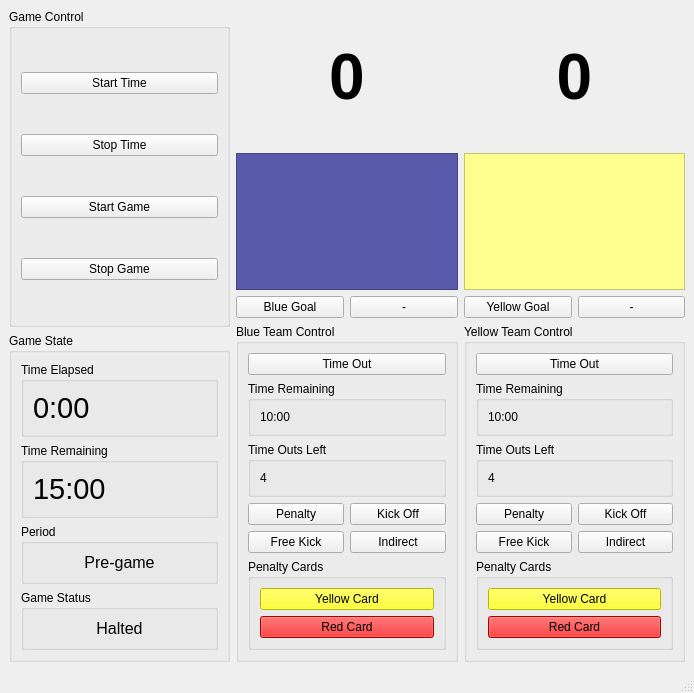
<ui version="4.0" >
 <class>MainWindow</class>
 <widget class="QMainWindow" name="MainWindow" >
  <property name="geometry" >
   <rect>
    <x>0</x>
    <y>0</y>
    <width>694</width>
    <height>693</height>
   </rect>
  </property>
  <property name="windowTitle" >
   <string>MainWindow</string>
  </property>
  <widget class="QWidget" name="centralwidget" >
   <property name="geometry" >
    <rect>
     <x>0</x>
     <y>26</y>
     <width>694</width>
     <height>644</height>
    </rect>
   </property>
   <layout class="QHBoxLayout" name="horizontalLayout_3" >
    <item>
     <layout class="QVBoxLayout" name="verticalLayout_19" >
      <item>
       <widget class="QGroupBox" name="GameControlGroupBox" >
        <property name="title" >
         <string>Game Control</string>
        </property>
        <layout class="QVBoxLayout" name="verticalLayout" >
         <item>
          <widget class="QPushButton" name="StartTimeButton" >
           <property name="text" >
            <string>Start Time</string>
           </property>
          </widget>
         </item>
         <item>
          <widget class="QPushButton" name="StopTimeButton" >
           <property name="text" >
            <string>Stop Time</string>
           </property>
          </widget>
         </item>
         <item>
          <widget class="QPushButton" name="StartGameButton" >
           <property name="text" >
            <string>Start Game</string>
           </property>
          </widget>
         </item>
         <item>
          <widget class="QPushButton" name="StopGameButton" >
           <property name="text" >
            <string>Stop Game</string>
           </property>
          </widget>
         </item>
        </layout>
       </widget>
      </item>
      <item>
       <widget class="QGroupBox" name="GameStateGroup" >
        <property name="title" >
         <string>Game State</string>
        </property>
        <layout class="QVBoxLayout" name="verticalLayout_6" >
         <item>
          <widget class="QGroupBox" name="TimeElapsedGroup" >
           <property name="title" >
            <string>Time Elapsed</string>
           </property>
           <layout class="QVBoxLayout" name="verticalLayout_2" >
            <item>
             <widget class="QLabel" name="TimeElapsedText" >
              <property name="text" >
               <string>&lt;html>&lt;head>&lt;meta name="qrichtext" content="1" />&lt;style type="text/css">
p, li { white-space: pre-wrap; }
&lt;/style>&lt;/head>&lt;body style=" font-family:'Sans Serif'; font-size:9pt; font-weight:400; font-style:normal;">
&lt;p style=" margin-top:0px; margin-bottom:0px; margin-left:0px; margin-right:0px; -qt-block-indent:0; text-indent:0px;">&lt;span style=" font-size:22pt;">0:00&lt;/span>&lt;/p>&lt;/body>&lt;/html></string>
              </property>
             </widget>
            </item>
           </layout>
          </widget>
         </item>
         <item>
          <widget class="QGroupBox" name="TimeRemainingGroup" >
           <property name="title" >
            <string>Time Remaining</string>
           </property>
           <layout class="QVBoxLayout" name="verticalLayout_3" >
            <item>
             <widget class="QLabel" name="TimeRemainingText" >
              <property name="text" >
               <string>&lt;html>&lt;head>&lt;meta name="qrichtext" content="1" />&lt;style type="text/css">
p, li { white-space: pre-wrap; }
&lt;/style>&lt;/head>&lt;body style=" font-family:'Sans Serif'; font-size:9pt; font-weight:400; font-style:normal;">
&lt;p style=" margin-top:0px; margin-bottom:0px; margin-left:0px; margin-right:0px; -qt-block-indent:0; text-indent:0px;">&lt;span style=" font-size:22pt;">15:00&lt;/span>&lt;/p>&lt;/body>&lt;/html></string>
              </property>
             </widget>
            </item>
           </layout>
          </widget>
         </item>
         <item>
          <widget class="QGroupBox" name="PeriodGroup" >
           <property name="title" >
            <string>Period</string>
           </property>
           <layout class="QVBoxLayout" name="verticalLayout_4" >
            <item>
             <widget class="QLabel" name="PeriodText" >
              <property name="text" >
               <string>&lt;html>&lt;head>&lt;meta name="qrichtext" content="1" />&lt;style type="text/css">
p, li { white-space: pre-wrap; }
&lt;/style>&lt;/head>&lt;body style=" font-family:'Sans Serif'; font-size:9pt; font-weight:400; font-style:normal;">
&lt;p style=" margin-top:0px; margin-bottom:0px; margin-left:0px; margin-right:0px; -qt-block-indent:0; text-indent:0px;">&lt;span style=" font-size:12pt;">Pre-game&lt;/span>&lt;/p>&lt;/body>&lt;/html></string>
              </property>
              <property name="alignment" >
               <set>Qt::AlignCenter</set>
              </property>
             </widget>
            </item>
           </layout>
          </widget>
         </item>
         <item>
          <widget class="QGroupBox" name="GameStatusGroup" >
           <property name="title" >
            <string>Game Status</string>
           </property>
           <layout class="QVBoxLayout" name="verticalLayout_5" >
            <item>
             <widget class="QLabel" name="GameStatusText" >
              <property name="text" >
               <string>&lt;html>&lt;head>&lt;meta name="qrichtext" content="1" />&lt;style type="text/css">
p, li { white-space: pre-wrap; }
&lt;/style>&lt;/head>&lt;body style=" font-family:'Sans Serif'; font-size:9pt; font-weight:400; font-style:normal;">
&lt;p style=" margin-top:0px; margin-bottom:0px; margin-left:0px; margin-right:0px; -qt-block-indent:0; text-indent:0px;">&lt;span style=" font-size:12pt;">Halted&lt;/span>&lt;/p>&lt;/body>&lt;/html></string>
              </property>
              <property name="alignment" >
               <set>Qt::AlignCenter</set>
              </property>
             </widget>
            </item>
           </layout>
          </widget>
         </item>
        </layout>
       </widget>
      </item>
     </layout>
    </item>
    <item>
     <layout class="QVBoxLayout" name="verticalLayout_17" >
      <item>
       <layout class="QVBoxLayout" name="verticalLayout_7" >
        <item>
         <widget class="QLabel" name="BlueScoreText" >
          <property name="text" >
           <string>&lt;html>&lt;head>&lt;meta name="qrichtext" content="1" />&lt;style type="text/css">
p, li { white-space: pre-wrap; }
&lt;/style>&lt;/head>&lt;body style=" font-family:'Sans Serif'; font-size:9pt; font-weight:400; font-style:normal;">
&lt;p style=" margin-top:0px; margin-bottom:0px; margin-left:0px; margin-right:0px; -qt-block-indent:0; text-indent:0px;">&lt;span style=" font-size:48pt; font-weight:600; text-align: center;">0&lt;/span>&lt;/p>&lt;/body>&lt;/html></string>
          </property>
          <property name="alignment" >
           <set>Qt::AlignCenter</set>
          </property>
         </widget>
        </item>
        <item>
         <widget class="QFrame" name="BlueBar" >
          <property name="cursor" >
           <cursorShape>ArrowCursor</cursorShape>
          </property>
          <property name="autoFillBackground" >
           <bool>false</bool>
          </property>
          <property name="styleSheet" >
           <string notr="true" >background: #5959AB;</string>
          </property>
          <property name="frameShape" >
           <enum>QFrame::StyledPanel</enum>
          </property>
          <property name="frameShadow" >
           <enum>QFrame::Raised</enum>
          </property>
         </widget>
        </item>
        <item>
         <layout class="QHBoxLayout" name="horizontalLayout" >
          <item>
           <widget class="QPushButton" name="BlueGoalButton" >
            <property name="text" >
             <string>Blue Goal</string>
            </property>
           </widget>
          </item>
          <item>
           <widget class="QPushButton" name="MinusBlueButton" >
            <property name="text" >
             <string>-</string>
            </property>
           </widget>
          </item>
         </layout>
        </item>
       </layout>
      </item>
      <item>
       <widget class="QGroupBox" name="BlueTeamControlGroup" >
        <property name="title" >
         <string>Blue Team Control</string>
        </property>
        <layout class="QVBoxLayout" name="verticalLayout_15" >
         <item>
          <widget class="QPushButton" name="BlueTimeOutButton" >
           <property name="text" >
            <string>Time Out</string>
           </property>
          </widget>
         </item>
         <item>
          <widget class="QGroupBox" name="TimeRemainingBlueBox" >
           <property name="title" >
            <string>Time Remaining</string>
           </property>
           <layout class="QVBoxLayout" name="verticalLayout_11" >
            <item>
             <widget class="QLabel" name="TimeRemainingBlueText" >
              <property name="text" >
               <string>10:00</string>
              </property>
             </widget>
            </item>
           </layout>
          </widget>
         </item>
         <item>
          <widget class="QGroupBox" name="BlueTimeOutsLeftGroup" >
           <property name="title" >
            <string>Time Outs Left</string>
           </property>
           <layout class="QVBoxLayout" name="verticalLayout_12" >
            <item>
             <widget class="QLabel" name="BlueTimeOutsLeftText" >
              <property name="text" >
               <string>4</string>
              </property>
             </widget>
            </item>
           </layout>
          </widget>
         </item>
         <item>
          <layout class="QGridLayout" >
           <item row="0" column="0" >
            <widget class="QPushButton" name="BluePenaltyButton" >
             <property name="text" >
              <string>Penalty</string>
             </property>
            </widget>
           </item>
           <item row="0" column="1" >
            <widget class="QPushButton" name="BlueKickOffButton" >
             <property name="text" >
              <string>Kick Off</string>
             </property>
            </widget>
           </item>
           <item row="1" column="0" >
            <widget class="QPushButton" name="BlueFreeKickButton" >
             <property name="text" >
              <string>Free Kick</string>
             </property>
            </widget>
           </item>
           <item row="1" column="1" >
            <widget class="QPushButton" name="BlueIndirectButton" >
             <property name="text" >
              <string>Indirect</string>
             </property>
            </widget>
           </item>
          </layout>
         </item>
         <item>
          <widget class="QGroupBox" name="BluePenaltyCardGroup" >
           <property name="title" >
            <string>Penalty Cards</string>
           </property>
           <layout class="QVBoxLayout" name="verticalLayout_9" >
            <item>
             <widget class="QPushButton" name="BlueYellowCardButton" >
              <property name="styleSheet" >
               <string notr="true" >background: #FFFF00;
</string>
              </property>
              <property name="text" >
               <string>Yellow Card</string>
              </property>
             </widget>
            </item>
            <item>
             <widget class="QPushButton" name="BlueRedCardButton" >
              <property name="styleSheet" >
               <string notr="true" >background: #E80202;</string>
              </property>
              <property name="text" >
               <string>Red Card</string>
              </property>
             </widget>
            </item>
           </layout>
          </widget>
         </item>
        </layout>
       </widget>
      </item>
     </layout>
    </item>
    <item>
     <layout class="QVBoxLayout" name="verticalLayout_18" >
      <item>
       <layout class="QVBoxLayout" name="verticalLayout_8" >
        <item>
         <widget class="QLabel" name="YellowScoreText" >
          <property name="text" >
           <string>&lt;html>&lt;head>&lt;meta name="qrichtext" content="1" />&lt;style type="text/css">
p, li { white-space: pre-wrap; }
&lt;/style>&lt;/head>&lt;body style=" font-family:'Sans Serif'; font-size:9pt; font-weight:400; font-style:normal;">
&lt;p style=" margin-top:0px; margin-bottom:0px; margin-left:0px; margin-right:0px; -qt-block-indent:0; text-indent:0px;">&lt;span style=" font-size:48pt; font-weight:600; text-align: center;">0&lt;/span>&lt;/p>&lt;/body>&lt;/html></string>
          </property>
          <property name="alignment" >
           <set>Qt::AlignCenter</set>
          </property>
         </widget>
        </item>
        <item>
         <widget class="QFrame" name="YellowBar" >
          <property name="cursor" >
           <cursorShape>ArrowCursor</cursorShape>
          </property>
          <property name="autoFillBackground" >
           <bool>false</bool>
          </property>
          <property name="styleSheet" >
           <string notr="true" >background: #FFFF90;</string>
          </property>
          <property name="frameShape" >
           <enum>QFrame::StyledPanel</enum>
          </property>
          <property name="frameShadow" >
           <enum>QFrame::Raised</enum>
          </property>
         </widget>
        </item>
        <item>
         <layout class="QHBoxLayout" name="horizontalLayout_2" >
          <item>
           <widget class="QPushButton" name="YellowGoalButton" >
            <property name="text" >
             <string>Yellow Goal</string>
            </property>
           </widget>
          </item>
          <item>
           <widget class="QPushButton" name="MinusYellowButton" >
            <property name="text" >
             <string>-</string>
            </property>
           </widget>
          </item>
         </layout>
        </item>
       </layout>
      </item>
      <item>
       <widget class="QGroupBox" name="YellowTeamControlGroup" >
        <property name="title" >
         <string>Yellow Team Control</string>
        </property>
        <layout class="QVBoxLayout" name="verticalLayout_16" >
         <item>
          <widget class="QPushButton" name="YellowTeamTimeOutButton" >
           <property name="text" >
            <string>Time Out</string>
           </property>
          </widget>
         </item>
         <item>
          <widget class="QGroupBox" name="TimeRemainingYellowBox" >
           <property name="title" >
            <string>Time Remaining</string>
           </property>
           <layout class="QVBoxLayout" name="verticalLayout_13" >
            <item>
             <widget class="QLabel" name="TimeRemainingYellowText" >
              <property name="text" >
               <string>10:00</string>
              </property>
             </widget>
            </item>
           </layout>
          </widget>
         </item>
         <item>
          <widget class="QGroupBox" name="YellowTimeOutsLeftGroup" >
           <property name="title" >
            <string>Time Outs Left</string>
           </property>
           <layout class="QVBoxLayout" name="verticalLayout_14" >
            <item>
             <widget class="QLabel" name="YellowTimeOutsLeftText" >
              <property name="text" >
               <string>4</string>
              </property>
             </widget>
            </item>
           </layout>
          </widget>
         </item>
         <item>
          <layout class="QGridLayout" >
           <item row="0" column="0" >
            <widget class="QPushButton" name="YellowPenaltyButton" >
             <property name="text" >
              <string>Penalty</string>
             </property>
            </widget>
           </item>
           <item row="0" column="1" >
            <widget class="QPushButton" name="YellowKickOffButton" >
             <property name="text" >
              <string>Kick Off</string>
             </property>
            </widget>
           </item>
           <item row="1" column="0" >
            <widget class="QPushButton" name="YellowFreeKickButton" >
             <property name="text" >
              <string>Free Kick</string>
             </property>
            </widget>
           </item>
           <item row="1" column="1" >
            <widget class="QPushButton" name="YellowIndirectButton" >
             <property name="text" >
              <string>Indirect</string>
             </property>
            </widget>
           </item>
          </layout>
         </item>
         <item>
          <widget class="QGroupBox" name="YellowPenaltyCardGroup" >
           <property name="title" >
            <string>Penalty Cards</string>
           </property>
           <layout class="QVBoxLayout" name="verticalLayout_10" >
            <item>
             <widget class="QPushButton" name="YellowYellowCardButton" >
              <property name="styleSheet" >
               <string notr="true" >background: #FFFF00;
</string>
              </property>
              <property name="text" >
               <string>Yellow Card</string>
              </property>
             </widget>
            </item>
            <item>
             <widget class="QPushButton" name="YellowRedCardButton" >
              <property name="styleSheet" >
               <string notr="true" >background: #E80202;</string>
              </property>
              <property name="text" >
               <string>Red Card</string>
              </property>
             </widget>
            </item>
           </layout>
          </widget>
         </item>
        </layout>
       </widget>
      </item>
     </layout>
    </item>
   </layout>
  </widget>
  <widget class="QStatusBar" name="statusbar" >
   <property name="geometry" >
    <rect>
     <x>0</x>
     <y>670</y>
     <width>694</width>
     <height>23</height>
    </rect>
   </property>
  </widget>
  <widget class="QMenuBar" name="menuBar" >
   <property name="geometry" >
    <rect>
     <x>0</x>
     <y>0</y>
     <width>694</width>
     <height>26</height>
    </rect>
   </property>
  </widget>
 </widget>
 <resources/>
 <connections/>
</ui>
